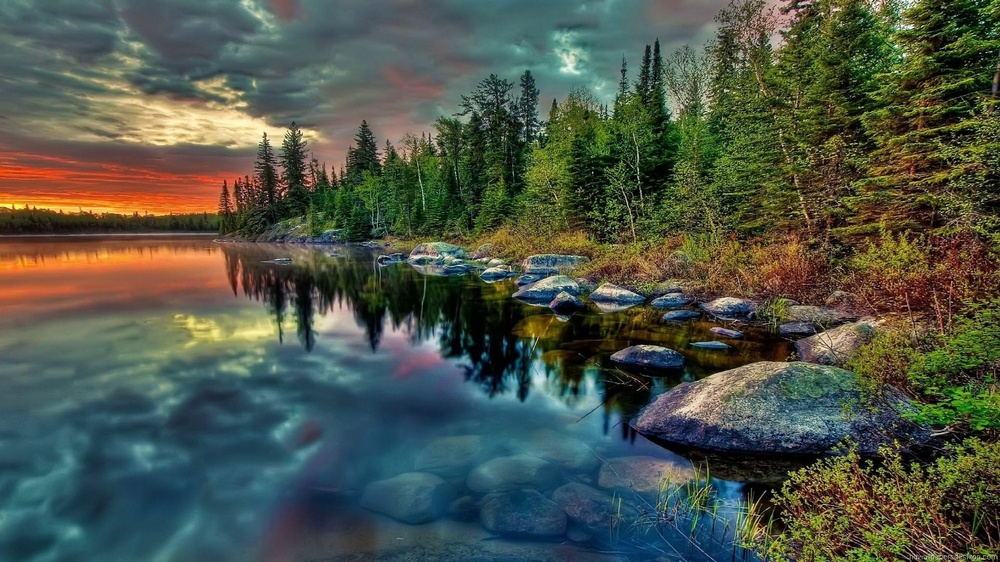
#> input picture src/img.jpg, 1000 x 562 px, shrunk from 1920 x 1080 before the run, found by its file name
$ python pictureConv.py
#> lines starting #> are read from the running program, lines starting #| are printed output that depends on the picture
### src/conv.py
import numpy as np
from scipy.signal import convolve2d

# [15 lines left out: function convolve1D, not called in this run]

def convolve2D(signal: np.ndarray, kernel: np.ndarray) -> np.ndarray:
    '''convolve two 2-dimensional lists of floats \n
    kernel must be smaller than signal in both dimensions'''

    xKernelShape = kernel.shape[0]
    yKernelShape = kernel.shape[1]
    xSignalShape = signal.shape[0]
    ySignalShape = signal.shape[1]

    padding = xKernelShape - 1

    signalPadded = np.zeros((xSignalShape + padding*2, ySignalShape + padding*2))
    signalPadded[int(padding):int(-1 * padding), int(padding):int(-1 * padding)] = signal

    output = np.zeros((signalPadded.shape[0] - padding, signalPadded.shape[1] - padding))

    for y in range(signalPadded.shape[1]):
        for x in range(signalPadded.shape[0]):
            try:
                output[x, y] = (kernel * signalPadded[x: x + xKernelShape, y: y + yKernelShape]).sum()
            except:
                break

    return output


list1 = np.array([[1.,1.,1.,1.,1.],[1.,1.,1.,1.,1.],[1.,1.,1.,1.,1.],[1.,1.,1.,1.,1.],[1.,1.,1.,1.,1.]])
list2 = np.full((7,7),.02040816)

#print(convolve2D(list1,list2,padding=2))

### src/pictureConv.py
from PIL import Image
import numpy as np
from conv import *

def convolutePictureRGB(path, kernel:np.ndarray):
#> called with path = 'src/img.jpg', kernel = array of shape (7, 7)
    image = np.asarray(Image.open(path))
#> image is the input picture: shape (562, 1000, 3); mean R, G, B 77.4, 85.2, 72.5
    sh = image.shape
#> sh = (562, 1000, 3)
    image = np.moveaxis(image, -1, 0)
    output = [np.zeros(1),np.zeros(1),np.zeros(1)]
    for colorChannel in range(len(image)):
        print(f"Calculating Channel {colorChannel}\n")
        output[colorChannel] = convolve2D(image[colorChannel], kernel)
        #output[colorChannel] = np.zeros((1087, 1918))
        print("Calcualtion done\n")
#> this loop made 3 passes
#| Calculating Channel 0
#| Calcualtion done
#| Calculating Channel 1
#| Calcualtion done
#| Calculating Channel 2
#| Calcualtion done
#> after the loop, output = 3 items
    output = np.moveaxis(np.asarray(output),0,-1)
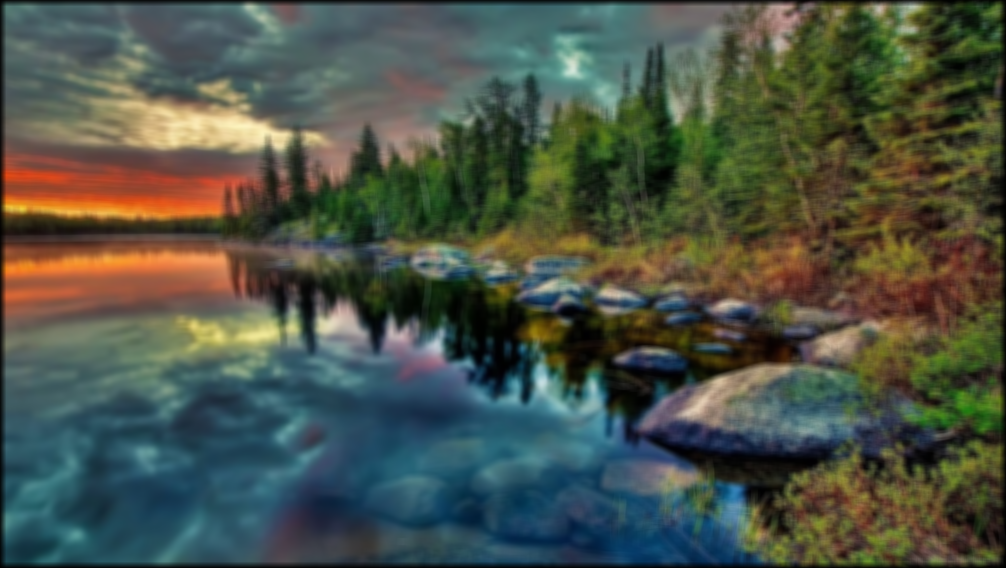
#> output: shape (568, 1006, 3) float64; mean of channels 0, 1, 2 76.1, 83.8, 71.3; drawn as R, G, B
    output = np.asarray(output)
    print(sh)
#| (562, 1000, 3)
    print(output.shape)
#| (568, 1006, 3)
    output = Image.fromarray(np.uint8(output))
#> output: PIL image 1006x568 RGB
    output.save("src/Outputs/Img.bmp", "BMP")

convolutePictureRGB("src/img.jpg",list2)
